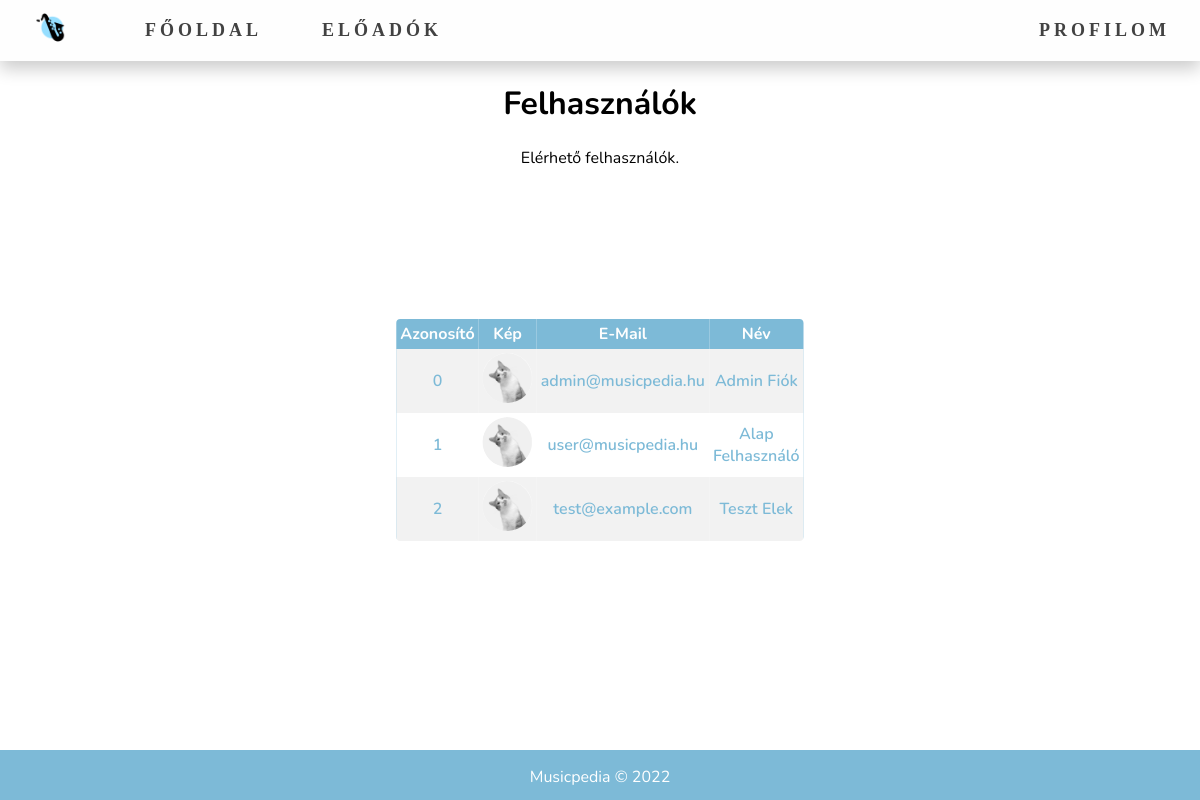
/users.php (signed in), run on the app's committed database.
### tables this page shows
CREATE TABLE `users` (
  `id` int(11) NOT NULL,
  `registration_date` datetime NOT NULL COMMENT 'registration date',
  `email` varchar(64) NOT NULL COMMENT 'email address',
  `password` varchar(256) NOT NULL COMMENT 'hashed password',
  `about` text NOT NULL DEFAULT 'Hello Musicpedia!' COMMENT 'user about message',
  `pfp` text NOT NULL DEFAULT 'default.png' COMMENT 'profile picture filename',
  `firstname` text NOT NULL COMMENT 'keresztnév',
  `lastname` text NOT NULL COMMENT 'vezetéknév',
  `birthdate` date NOT NULL DEFAULT current_timestamp() COMMENT 'születési dátum',
  `privilege_level` int(11) NOT NULL DEFAULT 0 COMMENT 'jogosultsagi szint 0 user, 1 eloado, 10 admin',
  `favorites` varchar(255) DEFAULT NULL COMMENT 'kedvenc előadók',
  `privacy` int(11) DEFAULT NULL COMMENT 'privacy'
);

### users.php (the view, shortened to what this page needs)
<!DOCTYPE html>
<html lang="hu">
	<head>
		<?php include './includes/head.php'; ?>
	</head>
	<body>
		<?php include './includes/navigation.php'; ?>
		<main class="kontener">
			<header>
				<h1 class="header-felhasznalok">Felhasználók</h1>
				<p>Elérhető felhasználók.</p>
			</header>
			<div class="wrapper">
				<?php
					include("./includes/connection.php");
					$sql = "SELECT id, email, pfp, CONCAT(firstname, ' ', lastname) AS name FROM users;";
					$result = $conn->query($sql);
					if ($result->num_rows > 0) {
						echo "<table class='admin'><tr><th id='user-id'>Azonosító</th><th id='user-pfp'>Kép</th><th id='user-email'>E-Mail</th><th id='user-name'>Név</th></tr>";
						while($row = $result->fetch_assoc()) {
							echo "<tr>
								<td headers='user-id'>" . $row["id"] . "</td>
								<td headers='user-pfp'><img class='felhasznalo-avatar' src='./assets/public/user-pfps/" . $row["pfp"] . "' alt='felhasznalo profilkepe' /></td>
								<td headers='user-email'>" . $row["email"] . "</td>
								<td headers='user-name'>" . $row["name"] . "</td>
								</tr>";
						}
						echo "</table>";
					} else {
						echo "null";
					}
				?>
			</div>
		</main>
		<?php include './includes/footer.php'; ?>
	</body>
</html>

### assets/styles/main.css (style rules this page uses)
* { font-family: 'Nunito', 'Open Sans', sans-serif; }
body { margin: 0px; }
.kontener { height: 70vh; margin-bottom: 100px; }
.kontener h1, .kontener p { text-align: center; }
div.wrapper { overflow-x: auto; }
.felhasznalo-avatar { width: 50px; height: 50px; border-radius: 100%; }
table { position: absolute; top: 50%; left: 50%; transform: translate(-50%, -50%); border-collapse: collapse; width: 30vw; border-radius: 6px; overflow: hidden; }
th { text-align: center; background-color: #7dbad7; color: #fefefe; }
td { font-weight: 600; text-align: center; color: #7dbad7; }
th, td { padding: 4px; }
tr:nth-child(even) { background-color: #f2f2f2; }
table.admin { margin-top: 30px; border: 2px solid #7dbad7; }
.admin tr td:nth-child(1) { width: 50px; }
.admin tr td:nth-child(2) { width: 400px; }
.admin tr td:nth-child(3) { width: 100px; text-align: center; }

### assets/styles/animaciok.css (style rules this page uses)
.kontener * { animation: fadein 1.5s; }
td img { width: 30%; transition: transform 1s, filter .5s ease-out; filter: grayscale(100%); }

### data on the page
users: id "0", pfp (placeholder picture), email "admin@musicpedia.hu", name "Admin Fiók"
users: id "1", pfp (placeholder picture), email "user@musicpedia.hu", name "Alap Felhasználó"
users: id "2", pfp (placeholder picture), email "test@example.com", name "Teszt Elek"
